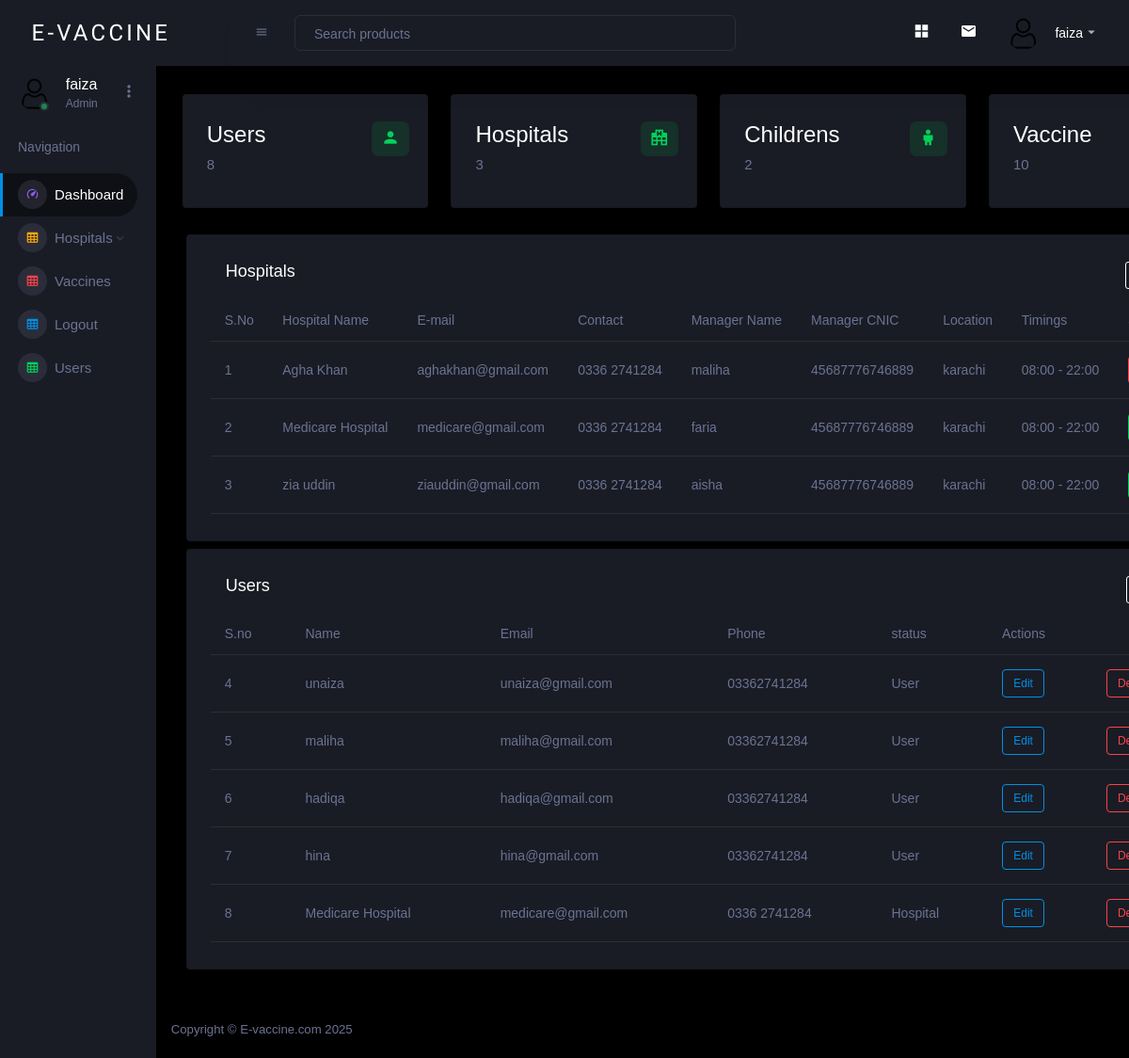
The page /admin_main.php?u_id=1 (signed in) on the database its author committed.
### tables this page shows
CREATE TABLE `user` (
  `user_id` int(11) NOT NULL,
  `username` varchar(255) NOT NULL,
  `user_email` varchar(255) NOT NULL,
  `user_phone` varchar(255) NOT NULL,
  `user_pass` varchar(255) NOT NULL,
  `user_img` varchar(300) NOT NULL,
  `user_role` int(11) NOT NULL DEFAULT 0
);

CREATE TABLE `hospital` (
  `hospital_id` int(11) NOT NULL,
  `hospital_name` varchar(255) NOT NULL,
  `hospital_email` varchar(255) NOT NULL,
  `hospital_contact` varchar(255) NOT NULL,
  `hospital_manager` varchar(255) NOT NULL,
  `manager_cnic` varchar(255) NOT NULL,
  `hospital_location` varchar(255) NOT NULL,
  `hospital_img` varchar(255) NOT NULL,
  `hospital_op_time` varchar(255) NOT NULL,
  `hospital_close_time` varchar(255) NOT NULL,
  `pass` varchar(255) NOT NULL,
  `user_id` int(11) NOT NULL,
  `hospital_status` varchar(255) NOT NULL DEFAULT '1',
  `Created_at` varchar(255) NOT NULL
);

### admin_main.php (the view, shortened to what this page needs)
<?php
include 'admin_nav.php';
?>
<div class="main-panel">
  <div class="content-wrapper">
    <div class="row">
      <div class="col-xl-3 col-sm-6 grid-margin stretch-card">
        <div class="card">
          <div class="card-body">
            <div class="row">
              <div class="col-9">
                <div class="d-flex align-items-center align-self-start">
                  <h3 class="mb-0">Users</h3>
                </div>
              </div>
              <div class="col-3">
                <div class="icon icon-box-success ">
                  <span class="mdi mdi-account icon-item"></span>
                </div>
              </div>
              <?php
                   $sql="SELECT * FROM `user`";
                   $result=mysqli_query($con,$sql);
                   $data=mysqli_num_rows($result);
                  ?>
            </div>
            <h6 class="text-muted font-weight-normal"><?php echo $data;?></h6>
          </div>
        </div>
      </div>
      <div class="col-xl-3 col-sm-6 grid-margin stretch-card">
        <div class="card">
          <div class="card-body">
            <div class="row">
              <div class="col-9">
                <div class="d-flex align-items-center align-self-start">
                  <h3 class="mb-0">Hospitals</h3>
                </div>
              </div>
              <div class="col-3">
              <?php
                   $sql="SELECT * FROM `hospital`";
                   $result=mysqli_query($con,$sql);
                   $data=mysqli_num_rows($result);
                  ?>
                <div class="icon icon-box-success">
                  <span class="mdi mdi-hospital-building icon-item"></span>
                </div>
              </div>
            </div>
            <h6 class="text-muted font-weight-normal"><?php echo $data;?></h6>
          </div>
        </div>
      </div>
      <div class="col-xl-3 col-sm-5 grid-margin stretch-card">
        <div class="card">
          <div class="card-body">
            <div class="row">
              <div class="col-9">
              <?php
                   $sql="SELECT * FROM `parent`";
                   $result=mysqli_query($con,$sql);
                   $data=mysqli_num_rows($result);
                  ?>
                <div class="d-flex align-items-center align-self-start">
                  <h3 class="mb-0">Childrens</h3>
                </div>
              </div>
              <div class="col-3">
                <div class="icon icon-box-success ">
                <span class="mdi mdi-human-child icon-item"></span>
                </div>
              </div>
            </div>
            <h6 class="text-muted font-weight-normal"><?php echo $data;?></h6>
          </div>
        </div>
      </div>
      <div class="col-xl-3 col-sm-6 grid-margin stretch-card">
        <div class="card">
          <div class="card-body">
            <div class="row">
              <div class="col-9">
                <div class="d-flex align-items-center align-self-start">
                  <h3 class="mb-0">Vaccine</h3>
                </div>
              </div>
              <?php
                   $sql="SELECT * FROM `vaccine`";
                   $result=mysqli_query($con,$sql);
                   $data=mysqli_num_rows($result);
                  ?>
            </div>
            <h6 class="text-muted font-weight-normal"><?php echo $data;?></h6>
          </div>
        </div>
      </div>
    </div>
      <div class="row ">
        <div class="col-12 m-1">
          <div class="card">
            <div class="card-body">
              <div style="display: flex; justify-content: space-between; padding: 0 1rem;">
                <h4 class="card-title">Hospitals</h4>
                <div class="btn btn-outline-light" style="height: fit-content;">
                </div>
              </div>
              <div class="table-responsive">
                <table class="table">
                  <thead>
                    <tr>
                      <th>S.No</th>
                      <th>Hospital Name </th>
                      <th>E-mail </th>
                      <th>Contact </th>
                      <th> Manager Name </th>
                      <th> Manager CNIC </th>
                      <th> Location </th>
                      <th> Timings</th>
                      <th> Status</th>
                    </tr>
                  </thead>
                  <tbody>
                    <tr>
                      <?php
                      include 'config.php';
                      $sql = 'SELECT * FROM `hospital` ORDER BY `hospital_id` DESC LIMIT 5';
                      $result = mysqli_query($con, $sql);
                      if (mysqli_num_rows($result) > 0) {
                        while ($row = mysqli_fetch_assoc($result)) {
                          $i++;
                          ?>
                          <td>
                            <?php echo $i; ?>
                          </td>
                          <td>
                            <?php echo $row['hospital_name']; ?>
                          </td>
                          <td>
                            <?php echo $row['hospital_email']; ?>
                          </td>
                          <td>
                            <?php echo $row['hospital_contact']; ?>
                          </td>
                          <td>
                            <?php echo $row['hospital_manager']; ?>
                          </td>
                          <td>
                            <?php echo $row['manager_cnic']; ?>
                          </td>
                          <td>
                            <?php echo $row['hospital_location']; ?>
                          </td>
                          <td>
                            <?php echo $row['hospital_op_time'] . ' - ' . $row['hospital_close_time']; ?>
                          </td>
                          <td>
                          </td>
                        </tr>
                        <?php
                        }
                      } else {
                        echo 'No Record Found';
                      }
                      ?>
                  </tbody>
                </table>
              </div>
            </div>
          </div>
        </div>
      </div>
      <div class="row ">
        <div class="col-12 m-1">
          <div class="card ">
            <div class="card-body">
              <div style="display: flex; justify-content: space-between; padding: 0 1rem;">
                <h4 class="card-title">Users</h4>
                <div class="btn btn-outline-light" style="height: fit-content;">
                </div>
              </div>
              <div class="table-responsive">
                <table class="table">
                  <thead>
                    <tr>
                      <th> S.no </th>
                      <th> Name </th>
                      <th> Email</th>
                      <th> Phone </th>
                      <th> status </th>
                      <th>Actions</th>
                      <th>
                      </th>
                    </tr>
                  </thead>
                  <?php
                  include 'config.php';
                  $sql = 'SELECT * FROM `user` ORDER BY `user_id` DESC LIMIT 5';
                  $result = mysqli_query($con, $sql);
                  if (mysqli_num_rows($result) > 0) {
                    while ($row = mysqli_fetch_assoc($result)) {
                      $i++;
                      ?>
                      <tbody>
                        <tr>
                          <td>
                            <?php echo $i; ?>
                          </td>
                          <td>
                            <?php echo $row['username']; ?>
                          </td>
                          <td>
                            <?php echo $row['user_email']; ?>
                          </td>
                          <td>
                            <?php echo $row['user_phone']; ?>
                          </td>
                          <td>
                            <?php
                             if ($row['user_role'] == 0) {
                              echo 'User';
                            } else if($row['user_role'] == 1){
                              echo 'Admin';
                            }
                            else{
                              echo 'Hospital';
                            }
                            ?>
                          </td>
                          <td><a href="user_edit.php?ed_id=<?php echo $row['user_id']; ?>&u_id=<?php echo $u_id ?>">
                              <div class="badge badge-outline-primary">Edit</div>
                            </a></td>
                          <td><a href="user_del.php?de_id=<?php echo $row['user_id']; ?>&u_id=<?php echo $u_id ?>">
                              <div class="badge badge-outline-danger">Delete</div>
                            </a></td>
                        </tr>
                        <?php
                    }
                  } else {
                    echo 'No Record Found';
                  }
                  ?>
                  </tbody>
                </table>
              </div>
            </div>
          </div>
        </div>
      </div>
      <?php
      include 'admin_footer.php';
      ?>

### admin_nav.php (shortened to what this page needs)
<!DOCTYPE html>
<html lang="en">
  <head>
    <link rel="stylesheet" href="assets/vendors/mdi/css/materialdesignicons.min.css">
    <link rel="stylesheet" href="assets/vendors/css/vendor.bundle.base.css">
    <link rel="stylesheet" href="assets/vendors/jvectormap/jquery-jvectormap.css">
    <link rel="stylesheet" href="assets/vendors/flag-icon-css/css/flag-icon.min.css">
    <link rel="stylesheet" href="assets/vendors/owl-carousel-2/owl.carousel.min.css">
    <link rel="stylesheet" href="assets/vendors/owl-carousel-2/owl.theme.default.min.css">
    <link rel="stylesheet" href="assets/css/style.css">
  </head>
  <body>
    <div class="container-scroller">
      <nav class="sidebar sidebar-offcanvas" id="sidebar">
        <div class="sidebar-brand-wrapper d-none d-lg-flex align-items-center justify-content-center fixed-top">
          <a class="sidebar-brand brand-logo" style="text-decoration: none; font-family: 'Varela Round', sans-serif; color: white; letter-spacing: 0.2rem; margin-left: 0.8rem; font-size:1.5rem;" href="index.html">E-VACCINE</a>
        </div>
        <ul class="nav">
          <li class="nav-item profile">
            <div class="profile-desc">
              <div class="profile-pic">
                <div class="count-indicator">
                  <img class="img-xs rounded-circle " src="images/Profile-1.webp" alt="">
                  <span class="count bg-success"></span>
                </div>
                <?php
                include 'config.php';
                $u_id=$_GET['u_id'];
                $user="SELECT * FROM `user` WHERE user_id = $u_id";
                $user_Q=mysqli_query($con,$user);
                $user_data=mysqli_fetch_assoc($user_Q);
                ?>
                <div class="profile-name">
                  <h5 class="mb-0 font-weight-normal"><?php echo $user_data['username'];?></h5>
                  <span>Admin</span>
                </div>
              </div>
              <a href="#" id="profile-dropdown" data-bs-toggle="dropdown"><i class="mdi mdi-dots-vertical"></i></a>
            </div>
          </li>
          <li class="nav-item nav-category">
            <span class="nav-link">Navigation</span>
          </li>
          <li class="nav-item menu-items">
            <a class="nav-link" href="admin_main.php?u_id=<?php echo $u_id?>">
              <span class="menu-icon">
                <i class="mdi mdi-speedometer"></i>
              </span>
              <span class="menu-title">Dashboard</span>
            </a>
          </li>
          <li class="nav-item menu-items">
            <a class="nav-link" data-bs-toggle="collapse" href="#ui-basic" aria-expanded="false" aria-controls="ui-basic">
              <span class="menu-icon">
                <i class="mdi mdi-table-large"></i>
              </span>
              <span class="menu-title">Hospitals</span>
              <i class="menu-arrow"></i>
            </a>
          </li>
          <li class="nav-item menu-items">
            <a class="nav-link" href="admin_vacc.php?u_id=<?php echo $u_id;?>">
              <span class="menu-icon">
                <i class="mdi mdi-table-large"></i>
              </span>
              <span class="menu-title">Vaccines</span>
            </a>
          </li>
          <li class="nav-item menu-items">
            <a class="nav-link" href="logout.php">
              <span class="menu-icon">
                <i class="mdi mdi-table-large"></i>
              </span>
              <span class="menu-title">Logout</span>
            </a>
          </li>
          <li class="nav-item menu-items">
            <a class="nav-link" href="user.php?u_id=<?php echo $u_id;?>">
              <span class="menu-icon">
                <i class="mdi mdi-table-large"></i>
              </span>
              <span class="menu-title">Users</span>
            </a>
          </li>
        </ul>
      </nav>
        <nav class="navbar p-0 fixed-top d-flex flex-row">
          <div class="navbar-menu-wrapper flex-grow d-flex align-items-stretch">
            <button class="navbar-toggler navbar-toggler align-self-center" type="button" data-toggle="minimize">
              <span class="mdi mdi-menu"></span>
            </button>
            <ul class="navbar-nav w-100">
              <li class="nav-item w-100">
                <form class="nav-link mt-2 mt-md-0 d-none d-lg-flex search">
                  <input type="text" class="form-control" placeholder="Search products">
                </form>
              </li>
            </ul>
            <ul class="navbar-nav navbar-nav-right">
              <li class="nav-item nav-settings d-none d-lg-block">
                <a class="nav-link" href="#">
                  <i class="mdi mdi-view-grid"></i>
                </a>
              </li>
              <li class="nav-item dropdown border-left">
                <a class="nav-link count-indicator dropdown-toggle" id="messageDropdown" href="#" data-bs-toggle="dropdown" aria-expanded="false">
                  <i class="mdi mdi-email"></i>
                </a>
              </li>
              <li class="nav-item dropdown">
                <a class="nav-link" id="profileDropdown" href="#" data-bs-toggle="dropdown">
                  <div class="navbar-profile">
                    <img class="img-xs rounded-circle" src="images/Profile-1.webp" alt="">
                    <p class="mb-0 d-none d-sm-block navbar-profile-name"><?php echo $user_data['username'];?></p>
                    <i class="mdi mdi-menu-down d-none d-sm-block"></i>
                  </div>
                </a>
              </li>
            </ul>
          </div>
        </nav>

### rows shown on the page
user: username "faiza"
hospital: hospital_name "Agha Khan", hospital_email "aghakhan@gmail.com", hospital_contact "0336 2741284", hospital_manager "maliha", manager_cnic "45687776746889", hospital_location "karachi", hospital_op_time "08:00", hospital_close_time "22:00"
hospital: hospital_name "Medicare Hospital", hospital_email "medicare@gmail.com", hospital_contact "0336 2741284", hospital_manager "faria", manager_cnic "45687776746889", hospital_location "karachi", hospital_op_time "08:00", hospital_close_time "22:00"
hospital: hospital_name "zia uddin", hospital_email "ziauddin@gmail.com", hospital_contact "0336 2741284", hospital_manager "aisha", manager_cnic "45687776746889", hospital_location "karachi", hospital_op_time "08:00", hospital_close_time "22:00"
user: username "unaiza", user_email "unaiza@gmail.com", user_phone "03362741284", user_role "User"
user: username "maliha", user_email "maliha@gmail.com", user_phone "03362741284", user_role "User"
user: username "hadiqa", user_email "hadiqa@gmail.com", user_phone "03362741284", user_role "User"
user: username "hina", user_email "hina@gmail.com", user_phone "03362741284", user_role "User"
user: username "Medicare Hospital", user_email "medicare@gmail.com", user_phone "0336 2741284", user_role "Hospital"

### other values the page prints
$data "8"
$data "3"
$data "2"
$data "10"
